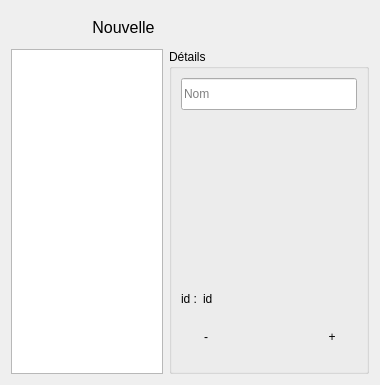
<?xml version="1.0" encoding="UTF-8"?>
<ui version="4.0">
 <class>EditeurCategories</class>
 <widget class="QDialog" name="EditeurCategories">
  <property name="geometry">
   <rect>
    <x>0</x>
    <y>0</y>
    <width>380</width>
    <height>385</height>
   </rect>
  </property>
  <property name="windowTitle">
   <string>Catégories</string>
  </property>
  <property name="windowIcon">
   <iconset resource="ressources.qrc">
    <normaloff>:/icones/Drawer Closed.png</normaloff>:/icones/Drawer Closed.png</iconset>
  </property>
  <layout class="QGridLayout" name="gridLayout">
   <item row="0" column="0">
    <layout class="QHBoxLayout" name="horizontalLayout_2">
     <item>
      <spacer name="horizontalSpacer_2">
       <property name="orientation">
        <enum>Qt::Horizontal</enum>
       </property>
       <property name="sizeHint" stdset="0">
        <size>
         <width>40</width>
         <height>20</height>
        </size>
       </property>
      </spacer>
     </item>
     <item>
      <widget class="QToolButton" name="ajouter">
       <property name="minimumSize">
        <size>
         <width>0</width>
         <height>32</height>
        </size>
       </property>
       <property name="font">
        <font>
         <pointsize>12</pointsize>
        </font>
       </property>
       <property name="text">
        <string>Nouvelle</string>
       </property>
       <property name="autoRaise">
        <bool>true</bool>
       </property>
      </widget>
     </item>
    </layout>
   </item>
   <item row="1" column="0">
    <widget class="QListWidget" name="liste"/>
   </item>
   <item row="1" column="1">
    <widget class="QGroupBox" name="">
     <property name="minimumSize">
      <size>
       <width>200</width>
       <height>0</height>
      </size>
     </property>
     <property name="maximumSize">
      <size>
       <width>200</width>
       <height>16777215</height>
      </size>
     </property>
     <property name="title">
      <string>Détails</string>
     </property>
     <property name="flat">
      <bool>true</bool>
     </property>
     <layout class="QVBoxLayout" name="verticalLayout">
      <item>
       <widget class="QLineEdit" name="nom">
        <property name="minimumSize">
         <size>
          <width>0</width>
          <height>32</height>
         </size>
        </property>
        <property name="placeholderText">
         <string>Nom</string>
        </property>
       </widget>
      </item>
      <item>
       <spacer name="verticalSpacer">
        <property name="orientation">
         <enum>Qt::Vertical</enum>
        </property>
        <property name="sizeHint" stdset="0">
         <size>
          <width>20</width>
          <height>40</height>
         </size>
        </property>
       </spacer>
      </item>
      <item>
       <layout class="QFormLayout" name="formLayout">
        <item row="0" column="0">
         <widget class="QLabel" name="label">
          <property name="text">
           <string>id :</string>
          </property>
         </widget>
        </item>
        <item row="0" column="1">
         <widget class="QLabel" name="id">
          <property name="text">
           <string>id</string>
          </property>
         </widget>
        </item>
       </layout>
      </item>
      <item>
       <widget class="QWidget" name="boutonsValid" native="true">
        <layout class="QHBoxLayout" name="horizontalLayout">
         <item>
          <widget class="QToolButton" name="supprimer">
           <property name="minimumSize">
            <size>
             <width>32</width>
             <height>32</height>
            </size>
           </property>
           <property name="text">
            <string>-</string>
           </property>
           <property name="icon">
            <iconset resource="ressources.qrc">
             <normaloff>:/icones/Button Remove.png</normaloff>:/icones/Button Remove.png</iconset>
           </property>
           <property name="iconSize">
            <size>
             <width>32</width>
             <height>32</height>
            </size>
           </property>
           <property name="autoRaise">
            <bool>true</bool>
           </property>
          </widget>
         </item>
         <item>
          <spacer name="horizontalSpacer">
           <property name="orientation">
            <enum>Qt::Horizontal</enum>
           </property>
           <property name="sizeHint" stdset="0">
            <size>
             <width>40</width>
             <height>20</height>
            </size>
           </property>
          </spacer>
         </item>
         <item>
          <widget class="QToolButton" name="modifier">
           <property name="minimumSize">
            <size>
             <width>32</width>
             <height>32</height>
            </size>
           </property>
           <property name="text">
            <string>+</string>
           </property>
           <property name="icon">
            <iconset resource="ressources.qrc">
             <normaloff>:/icones/Button White Check.png</normaloff>:/icones/Button White Check.png</iconset>
           </property>
           <property name="iconSize">
            <size>
             <width>32</width>
             <height>32</height>
            </size>
           </property>
           <property name="autoRaise">
            <bool>true</bool>
           </property>
          </widget>
         </item>
        </layout>
       </widget>
      </item>
     </layout>
    </widget>
   </item>
  </layout>
 </widget>
 <resources>
  <include location="ressources.qrc"/>
 </resources>
 <connections/>
</ui>
